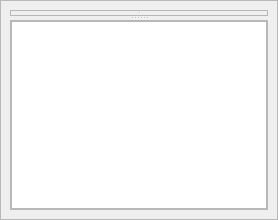
                    <widget class="QWidget" name="tab_plsda">
                     <attribute name="title">
                      <string>PLS-DA</string>
                     </attribute>
                     <layout class="QVBoxLayout" name="verticalLayout_88">
                      <property name="spacing">
                       <number>0</number>
                      </property>
                      <property name="leftMargin">
                       <number>0</number>
                      </property>
                      <property name="topMargin">
                       <number>0</number>
                      </property>
                      <property name="rightMargin">
                       <number>0</number>
                      </property>
                      <property name="bottomMargin">
                       <number>0</number>
                      </property>
                      <item>
                       <widget class="QFrame" name="frame_plsda">
                        <property name="frameShape">
                         <enum>QFrame::StyledPanel</enum>
                        </property>
                        <property name="frameShadow">
                         <enum>QFrame::Raised</enum>
                        </property>
                        <layout class="QVBoxLayout" name="verticalLayout_89">
                         <item>
                          <widget class="QSplitter" name="splitter_90">
                           <property name="orientation">
                            <enum>Qt::Vertical</enum>
                           </property>
                           <widget class="QFrame" name="frame_plsda_plots">
                            <property name="frameShape">
                             <enum>QFrame::StyledPanel</enum>
                            </property>
                            <property name="frameShadow">
                             <enum>QFrame::Raised</enum>
                            </property>
                            <layout class="QHBoxLayout" name="horizontalLayout_87">
                             <property name="spacing">
                              <number>0</number>
                             </property>
                             <property name="leftMargin">
                              <number>0</number>
                             </property>
                             <property name="topMargin">
                              <number>0</number>
                             </property>
                             <property name="rightMargin">
                              <number>0</number>
                             </property>
                             <property name="bottomMargin">
                              <number>0</number>
                             </property>
                             <item>
                              <widget class="QSplitter" name="splitter_91">
                               <property name="orientation">
                                <enum>Qt::Horizontal</enum>
                               </property>
                               <widget class="MplWidget" name="plsda_scores_plot_widget" native="true">
                                <property name="sizePolicy">
                                 <sizepolicy hsizetype="Expanding" vsizetype="Expanding">
                                  <horstretch>0</horstretch>
                                  <verstretch>0</verstretch>
                                 </sizepolicy>
                                </property>
                               </widget>
                               <widget class="MplWidget" name="plsda_vip_plot_widget" native="true">
                                <property name="sizePolicy">
                                 <sizepolicy hsizetype="Expanding" vsizetype="Expanding">
                                  <horstretch>0</horstretch>
                                  <verstretch>0</verstretch>
                                 </sizepolicy>
                                </property>
                               </widget>
                              </widget>
                             </item>
                            </layout>
                           </widget>
                           <widget class="QFrame" name="frame_plsda_table">
                            <property name="frameShape">
                             <enum>QFrame::StyledPanel</enum>
                            </property>
                            <property name="frameShadow">
                             <enum>QFrame::Raised</enum>
                            </property>
                            <layout class="QVBoxLayout" name="verticalLayout_90">
                             <property name="spacing">
                              <number>0</number>
                             </property>
                             <property name="leftMargin">
                              <number>0</number>
                             </property>
                             <property name="topMargin">
                              <number>0</number>
                             </property>
                             <property name="rightMargin">
                              <number>0</number>
                             </property>
                             <property name="bottomMargin">
                              <number>0</number>
                             </property>
                             <item>
                              <widget class="QTableView" name="plsda_vip_table_view">
                               <property name="verticalScrollBarPolicy">
                                <enum>Qt::ScrollBarAsNeeded</enum>
                               </property>
                              </widget>
                             </item>
                            </layout>
                           </widget>
                          </widget>
                         </item>
                        </layout>
                       </widget>
                      </item>
                     </layout>
                    </widget>
